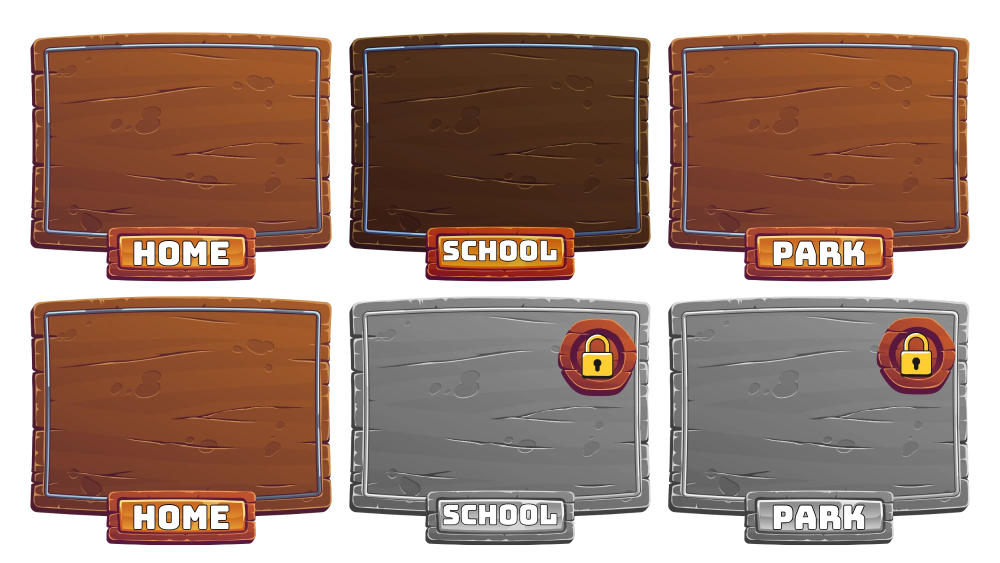
#> input picture Art/place_boards_raw.png, 2000 x 1125 px, found by its file name (shown at 1/2 size); its folder holds 7 pictures in this run
$ python import_adventure_art.py
#> lines starting #> are read from the running program, lines starting #| are printed output that depends on the picture; after the words box and inside, x2 and y2 are one past the last pixel; in counts of white or black regions, pixels touching at a corner belong together
"""Cut the adventure screens' Canva pages into Assets/Sprites.

Three pages, all 2000x1125 and all already carrying alpha, so there is
nothing to key - only cutting:

  Art/place_boards_raw.png     a 3x2 grid of place boards. Top row is the
                               open board for HOME, SCHOOL and PARK; bottom
                               row is the locked one. HOME's locked slot
                               holds a copy of its open board, because the
                               first place is never locked, so it is skipped.
  Art/levels_board_raw.png     the big empty board the level grid sits on.
  Art/adventure_titles_raw.png the back arrow, the "YOUR ADVENTURE AWAITS!"
                               banner and the notebook button across the top,
                               then one title banner per place.

Every piece is found by looking for bands of drawn pixels rather than by
hard-coded boxes, so a re-export that shifts things a little still cuts
correctly. What is hard-coded is only how many bands to expect and what they
are called, in the order they appear down and across the page.

Run from the repository root:  python3 Tools/import_adventure_art.py

Art/adventure_layout_reference.png and Art/levels_layout_reference.png are
the composed mockups these were measured against. They are deliberately not
cut: they are what BuildLevelSelectScene.cs was laid out against, not
something the game draws.
"""
from PIL import Image
import numpy as np
import io, os, re, uuid

SPRITES = 'Assets/Sprites'
ART = 'Art'

PAD = 2
VISIBLE = 8

# Page -> 1920x1080 canvas, the same 0.96 the rest of the interface uses.
SCALE = 0.96
PAGE = (2000, 1125)

# place_boards_raw: row of the grid, then column. None is skipped.
PLACE_BOARDS = [['ui_place_home', 'ui_place_school', 'ui_place_park'],
                [None, 'ui_place_school_locked', 'ui_place_park_locked']]

# adventure_titles_raw: one list per band of rows, left to right.
TITLES = [['btn_back_arrow', 'ui_title_adventure', 'btn_levels_menu'],
          ['ui_title_home'],
          ['ui_title_school'],
          ['ui_title_park']]


def bands(drawn, axis):
    """Runs along one axis that hold artwork, in order."""
    hit = drawn.any(axis=axis)
    out, start = [], None
    for i, v in enumerate(hit):
        if v and start is None:
            start = i
        elif not v and start is not None:
            out.append((start, i-1)); start = None
    if start is not None:
        out.append((start, len(hit)-1))
    return out


def box(drawn, y0, y1, x0, x1):
    """Tight box around the artwork in a region, padded but never past it."""
    ys, xs = np.where(drawn[y0:y1+1, x0:x1+1])
    return (max(x0, x0+xs.min()-PAD), max(y0, y0+ys.min()-PAD),
            min(x1+1, x0+xs.max()+1+PAD), min(y1+1, y0+ys.max()+1+PAD))


def unity(b):
    """A page box as a builder wants it: centred anchoredPosition and size."""
    x0, y0, x1, y1 = b
    return (round((((x0+x1)/2) - PAGE[0]/2) * SCALE),
            round((PAGE[1]/2 - ((y0+y1)/2)) * SCALE),
            round((x1-x0) * SCALE), round((y1-y0) * SCALE))


def write_meta(name, model='menu_bg'):
    """Copy a working sprite's import settings, with a GUID of its own."""
    out = os.path.join(SPRITES, name + '.png.meta')
    if os.path.exists(out):
        return False
    base = io.open(os.path.join(SPRITES, model + '.png.meta'), encoding='utf-8').read()
    t = re.sub(r'^guid: [0-9a-f]{32}$', 'guid: ' + uuid.uuid4().hex, base, count=1, flags=re.M)
    t = t.replace(model + '_0', name + '_0')
    # menu_bg is a full-bleed background and carries alphaIsTransparency: 0,
    # which on cut-out art lets Unity sample the colour under the transparency
    # and fringe every edge. See Tools/clean_sprite_edges.py.
    t = re.sub(r'^(\s*alphaIsTransparency:) 0$', r'\1 1', t, flags=re.M)
    io.open(out, 'w', encoding='utf-8').write(t)
    return True


def cut(page, name, b):
    page.crop(b).save(os.path.join(SPRITES, name + '.png'))
    fresh = write_meta(name)
    print('  %-24s page %-24s ->  pos (%d, %d), size (%d, %d)%s'
          % ((name, str(tuple(int(v) for v in b))) + unity(b)
             + ('  + new .meta' if fresh else '',)))


def cut_page(filename, layout):
    """Cut one page whose pieces sit in rows, each row read left to right."""
#> called with filename = 'place_boards_raw.png'
    src = os.path.join(ART, filename)
    if not os.path.exists(src):
        print('  skip %s (not here yet)' % src)
        return 0
    page = Image.open(src).convert('RGBA')
#> page is the input picture: PIL image 2000x1125 RGBA; mean R, G, B, A 96.2, 68.6, 56.4, 187.2
    drawn = np.asarray(page)[..., 3] > VISIBLE
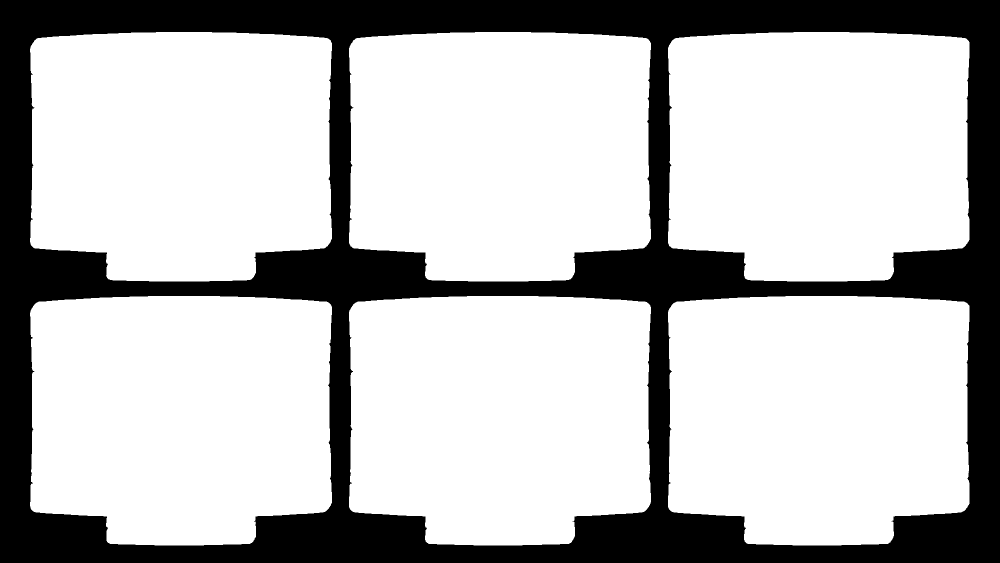
#> drawn: shape (1125, 2000) bool (shown at 1/2 size); 73.8% white; 1 black region, box (x1, y1, x2, y2) and area: (0, 0, 2000, 1125) 589112

    rows = bands(drawn, 1)
#> the loop in bands, `for i, v in enumerate(hit):` made 1125 passes
#> start on passes 65, 593: 64, 592
#> after the loop in bands, `for i, v in enumerate(hit):`: out = [(64, 562), (592, 1090)]
#> rows = [(64, 562), (592, 1090)]
    if len(rows) != len(layout):
        print('  !! %s holds %d row(s), expected %d. Nothing cut - check the '
              'export.' % (src, len(rows), len(layout)))
        return 0

    done = 0
    for (y0, y1), names in zip(rows, layout):
        cols = bands(drawn[y0:y1+1], 0)
        if len(cols) != len(names):
            print('  !! %s rows %d-%d hold %d piece(s), expected %d (%s). Row '
                  'skipped.' % (src, y0, y1, len(cols), len(names),
                                ', '.join(n or '-' for n in names)))
            continue
        for name, (x0, x1) in zip(names, cols):
            if name is None:
                continue
            cut(page, name, box(drawn, y0, y1, x0, x1))
            done += 1
#> this loop made 1 pass
#> (names, cols) on pass 1: (['ui_place_home', 'ui_place_school', 'ui_place_park'], [(60, 663), (698, 1301), (1336, 1938)])
#> pass 1, in cut, `page.crop(b).save(os.path.join(SPRITES, name + '.png'))`:
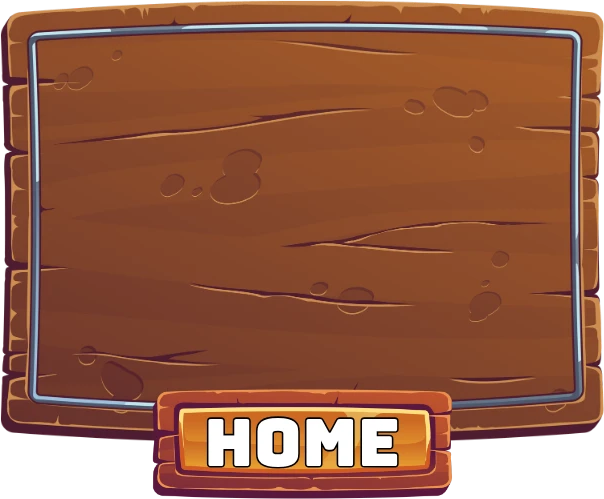
#> saved as ui_place_home.png: PIL image 604x499 RGBA; mean R, G, B, A 130.3, 75.1, 51.1, 232.9; transparent parts drawn white
#> after the loop, done = 0
    return done


if __name__ == '__main__':
#> (the run stopped early here; a loop or call above may not have finished)
